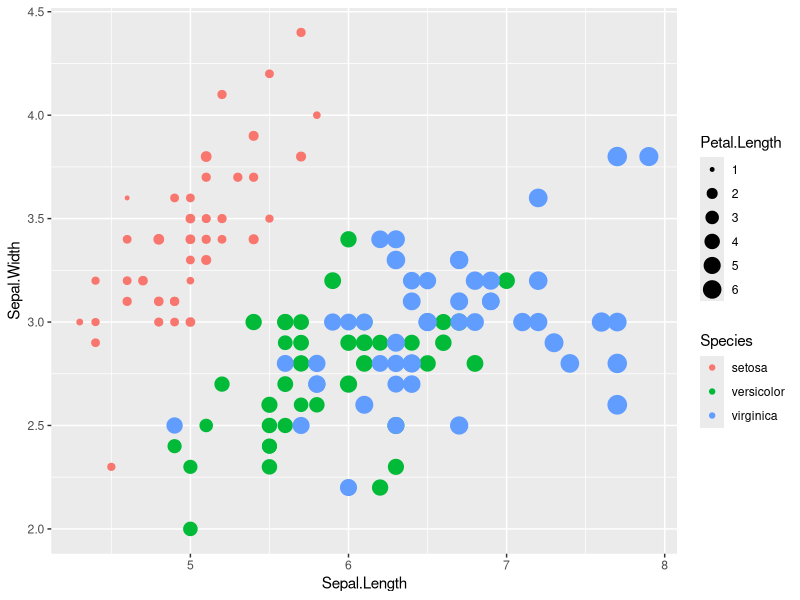

Write the R code that produced this figure.
library(ggplot2)
df <- iris
plot1 <- ggplot(df, aes(x = Sepal.Length, y = Sepal.Width, col = Species, size = Petal.Length)) + geom_point()







